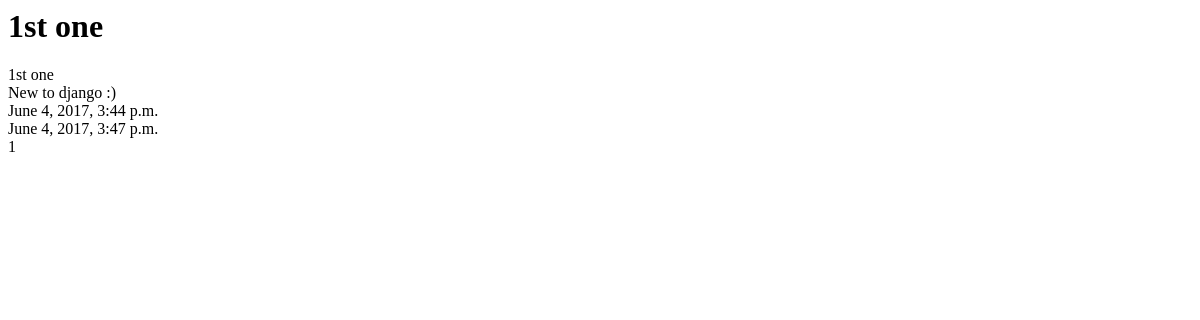
Before: /blog/1/ with the older database file.
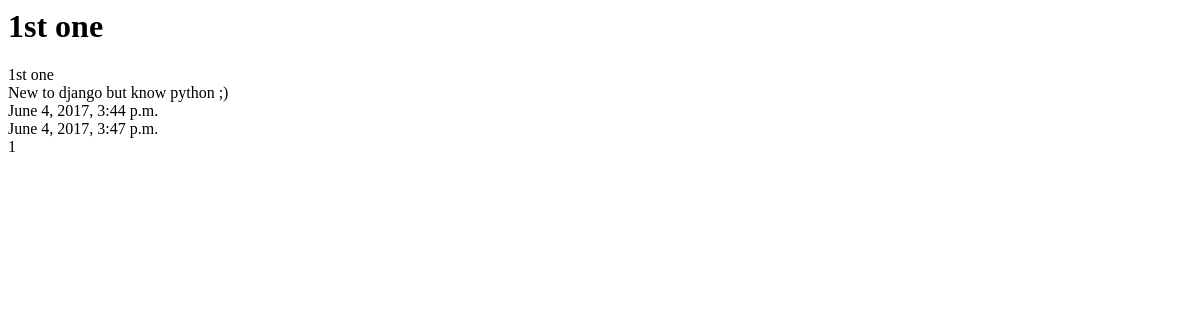
After: the same page with the newer database file.
### blog/models.py (models this page shows, shortened)
class Post(models.Model):
    author = models.ForeignKey('auth.User')
    title = models.CharField(max_length=200)
    text = models.TextField()
    created_date = models.DateTimeField(
            auto_now=False, auto_now_add=True)
    published_date = models.DateTimeField(
            auto_now=False, auto_now_add=True)

### blog/views.py (the view)
# urls.py: url(r'^(?P<id>\d+)/$', blog_detail, name='detail'),
def blog_detail(request, id=None): #retrieve
	instance=get_object_or_404(Post, id=id)
	context={
		"title":instance.title,
		"instance":instance,
	}
	return render(request, "post_detail.html", context)

### blog/templates/post_detail.html (shortened to what this page needs)
{% extends "base.html" %}
{% block content %}
<h1>{{ title }}</h1>
{{ instance.title }}<br/>
{{ instance.text }}<br/>
{{ instance.created_date }}<br/>
{{ instance.published_date }}<br/>
{{ instance.id }}<br/>
{% endblock content %}

### blog/templates/base.html (shortened to what this page needs)
<html>
<head>
</head>
	<body>
	<div class='container'>
	{% block content %}
	{% endblock content %}
	</div>
	</body>
</html>

Changed rows visible on the page:
changed Post "1st one": text "New to django :)" → "New to django but know python ;)"
